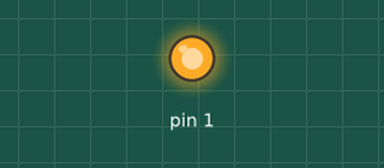
This sketch was run on a simulated Arduino Uno, built with avr-gcc and run on an emulated ATmega328P. On the bench: output pins drawn as LEDs (lit = HIGH).

Above: at 0.12 s.
At 2.77 s:
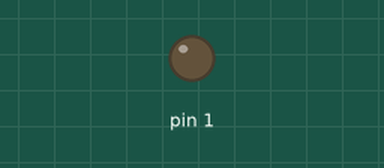
Timing chart, 0 to 3.1 s (numbered marks = the images above):
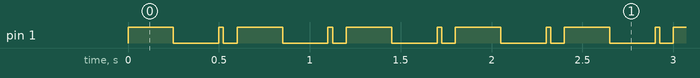

Measured:
- by itself, pin 1: repeats every 0.60 s: LOW 0.25 s, HIGH 0.03 s, LOW 0.08 s, HIGH 0.25 s

The sketch:

sketch_dec15a.ino
```cpp
void setup() {
  // put your setup code here, to run once:
pinMode(1, OUTPUT);
}

void loop() {
  // put your main code here, to run repeatedly:
digitalWrite(1,HIGH);
delay(250);
digitalWrite(1,LOW);
delay(250);
digitalWrite(1,HIGH);
delay(25);
digitalWrite(1,LOW);
delay(25);

delay(50);
}
```
